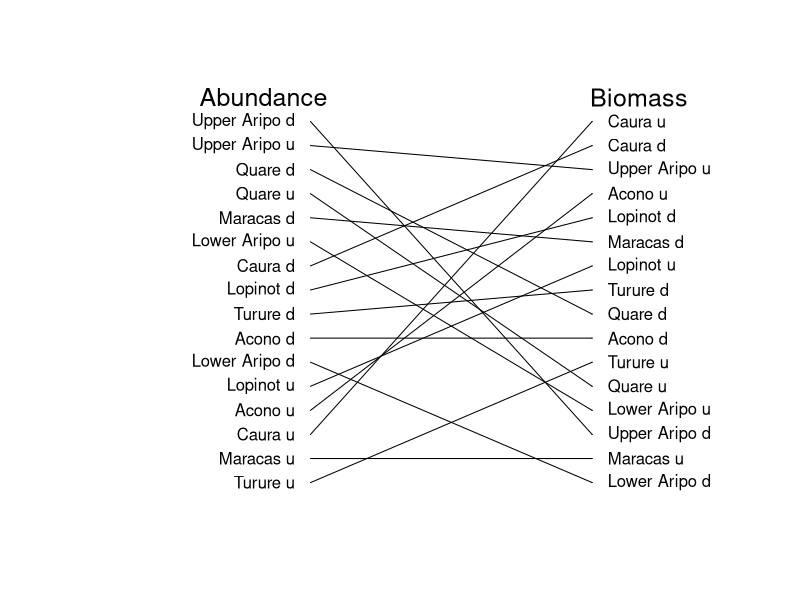

Source code (R):
## ---- chunk 1
###Making a plot of how high pressure predation sites are when measured in 
#different levels of predation ABUNDANCE

setwd("C:\\Users\\faj\\Documents\\OneDrive for Business\\research\\FishPredation\\Data")

library(dplyr)
library(tidyr)
library(ggplot2)
library(lme4)
library(Cairo)

#set up group definition 
group12 <- c("Hoplias malabaricus", "Crenicichla frenata", "Gymnotus carapo", "Anablepsoides hartii",
			"Cichlasoma taenia", "Cichlasoma taenia", "Corynopoma riisei", "Roeboides dientonito", 
			"Agonostomus monticola", "Rhamdia quelen", "andinoacara pulcher", "Hemigrammus unilineatus", "Rivulus hartii")


#preparing data 

fishDataAll <- read.csv("Fish data June 2017.csv")
head(fishDataAll)
str(fishDataAll)
levels(fishDataAll$species)
selectMonths <- c("07", "08")# i am selecting out these months because then i can use the last timepoint 

#select data from only the July and Auguest, and remove first year 
SelectData <- fishDataAll %>% 
	separate(date, c("Day", "Month", "Year"), sep = "/") %>%
	filter(Year != 2010)%>%
	filter(Month %in% selectMonths)

fishData <- data.frame(SelectData)

fishData$AbundanceAll <- fishData$numbercaught + fishData$numberseen

#calculating percentage biomass so i can incude years with 0 abundance

fishData$TotBiomass <- (fishData$numbercaught + fishData$numberseen)* fishData$weight
TotBioSite<- fishData %>% 
	group_by(site, Year) %>%
	summarise(BiomasSiteSum = sum(TotBiomass, na.rm=TRUE))
siteBiomass <- data.frame(TotBioSite)


#Narrow Predation data
#-------------------------
predatorsAbN <- fishData %>% 
	filter(species %in% group12)  %>%
	group_by(site, Year) %>%
	summarise(AbundanceSum = sum(AbundanceAll))

predatorsAb <- data.frame(predatorsAbN)
predatorsAb$Year <- as.numeric(predatorsAb$Year)

#add the total site biomass data, just to i can identify sites with no predators 
FishDataTotAb <- merge(siteBiomass, predatorsAb, by = c("site" ,"Year"),all=TRUE) # this makes sure i 
#know what years had no predators recoreded in 
FishDataTotAb$AbundanceSum[is.na(FishDataTotAb$AbundanceSum)] <- 0

Widea <- aggregate(FishDataTotAb$AbundanceSum, list(FishDataTotAb$site), mean, na.rm=TRUE)

WideaOrdera <- Widea[order(Widea$x),]
head(WideaOrdera)

WideaOrdera$predOrderNa <- c(1:nrow(WideaOrdera))
## ---- chunk 2
setwd("C:\\Users\\faj\\Documents\\OneDrive for Business\\research\\FishPredation\\Data")

library(dplyr)
library(tidyr)
library(ggplot2)
library(lme4)
library(Cairo)


#preparing data 

fishDataAll <- read.csv("Fish data June 2017.csv")
head(fishDataAll)
str(fishDataAll)
levels(fishDataAll$species)
selectMonths <- c("07", "08")# i am selecting out these months because then i can use the last timepoint 


#select data from only the July and Auguest, and remove first year 
SelectData <- fishDataAll %>% 
	separate(date, c("Day", "Month", "Year"), sep = "/") %>%
	filter(Year != 2010)%>%
	filter(Month %in% selectMonths)

fishData <- data.frame(SelectData)

#calculate biomass
fishData$TotBiomass <- (fishData$numbercaught + fishData$numberseen)* fishData$weight


#calculating percentage biomass
TotBioSite<- fishData %>% 
	group_by(site, Year) %>%
	summarise(BiomasSiteSum = sum(TotBiomass, na.rm=TRUE))

siteBiomass <- data.frame(TotBioSite)

#Narrow Predation data
#-------------------------

#sum biomass per site and year
predatorsBioN <- fishData %>% 
	filter(species %in% group12) %>%
	group_by(site, Year) %>%
	summarise(BiomassSum = sum(TotBiomass))

predatorsBio <- data.frame(predatorsBioN)
predatorsBio$Year <- as.numeric(predatorsBio$Year)
siteBiomass$Year <- as.numeric(siteBiomass$Year)

FishDataTot <- merge(siteBiomass, predatorsBio, by = c("site" ,"Year"),all=TRUE) # this makes sure i 
#know what years had no predators recoreded in 
head(FishDataTot)
FishDataTot$BiomassSum[is.na(FishDataTot$BiomassSum)] <- 0

FishDataTot$PropMass <- FishDataTot$BiomassSum / FishDataTot$BiomasSiteSum

Wideb <- aggregate(FishDataTot$PropMass, list(FishDataTot$site), mean, na.rm=TRUE)

orderWideb <- Wideb [order(Wideb $x),]
head(orderWideb)

orderWideb$predOrderNb <- c(1:nrow(orderWideb))

## ---- chunk 3

WideBoth <- merge(orderWideb, WideaOrdera, by = "Group.1")

## ---- chunk 4
Cairo(file="C:\\Users\\faj\\Documents\\OneDrive for Business\\research\\bioTIME\\users\\Faith\\TriniFishPredation\\WideAB_tangle.png",
      type="png",
       units="in", 
      width=8,
      height=6,
      pointsize=12,
      dpi=100)
plotSetup <- data.frame(cbind(c(1:17),c(20:60))) # data to plot onto emptyp plot
plot(x = plotSetup$X2, y = plotSetup$X1, col="white", axes=FALSE , ylab = " ", xlab = "  ", type = "n")

#plot arrows
arrows(x0 = 33, y0 = WideBoth$predOrderNa, x1 = 51, y1 = WideBoth$predOrderNb, length = 0.001)


#plotting text 
text(x = 52, y = WideBoth$predOrderNb, labels = WideBoth$Group.1, adj = c(0,NA))
text(x = 32, y = WideBoth$predOrderNa, labels = WideBoth$Group.1, adj = c(1,NA))


text(x = 30, y = 17, labels = "Abundance", cex = 1.5)
text(x = 54, y = 17, labels = "Biomass", cex = 1.5)


dev.off()

## ---- chunk 5
rownames(WideBoth) <- WideBoth$Group.1
corOrderWide <- WideBoth[,c(2, 4)] 
names(corOrderWide) <- c("Biomass", "Abundance")
print(corOrderWide)
cor(corOrderWide, method="spearman")
